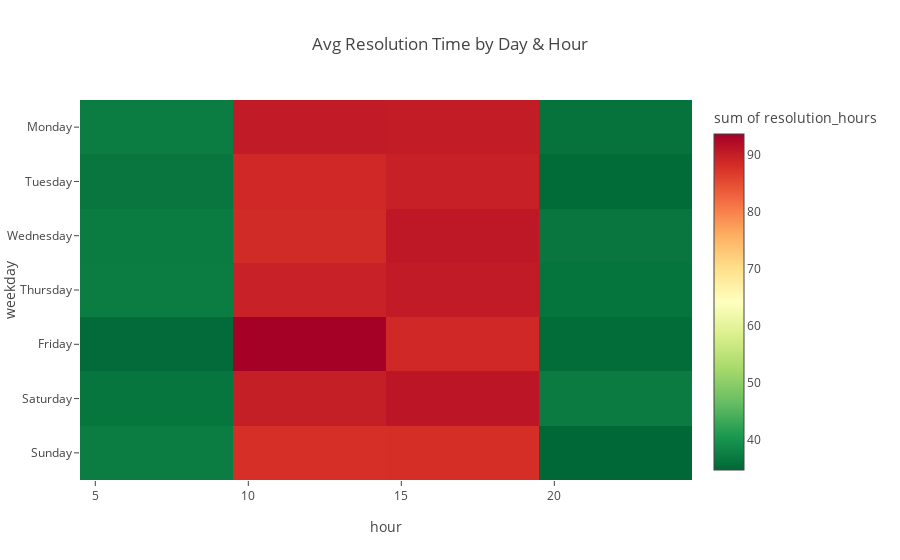

Here is the notebook cell this chart was saved with:
### Code cell
# When are tickets taking the longest to resolve?
support_tickets["weekday"] = support_tickets["created_at"].dt.day_name()
support_tickets["hour"] = support_tickets["created_at"].dt.hour

heatmap_data = (
    support_tickets
    .groupby(["weekday", "hour"])["resolution_hours"]
    .mean()
    .reset_index()
)

weekday_order = [
    "Monday", "Tuesday", "Wednesday",
    "Thursday", "Friday", "Saturday", "Sunday"
]

fig = px.density_heatmap(
    heatmap_data,
    x="hour",
    y="weekday",
    z="resolution_hours",
    category_orders={"weekday": weekday_order},
    color_continuous_scale="RdYlGn_r",
    title="Avg Resolution Time by Day & Hour"
)

fig.show()

### Figure 1 — Plotly figure (JSON) as saved in the notebook; plotly's stock layout.template omitted (floating-point values rounded to 4 significant figures)
{"data": [{"coloraxis": "coloraxis", "histfunc": "sum", "hovertemplate": "hour=%{x}<br>weekday=%{y}<br>sum of resolution_hours=%{z}<extra></extra>", "name": "", "type": "histogram2d", "x": [8, 9, 10, 11, 12, 13, 14, 15, 16, 17, 18, 19, 20, 21, 8, 9, 10, 11, 12, 13, 14, 15, 16, 17, 18, 19, 20, 21, 8, 9, 10, 11, 12, 13, 14, 15, 16, 17, 18, 19, 20, 21, 8, 9, 10, 11, 12, 13, 14, 15, 16, 17, 18, 19, 20, 21, 8, 9, 10, 11, 12, 13, 14, 15, 16, 17, 18, 19, 20, 21, 8, 9, 10, 11, 12, 13, 14, 15, 16, 17, 18, 19, 20, 21, 8, 9, 10, 11, 12, 13, 14, 15, 16, 17, 18, 19, 20, 21], "xaxis": "x", "xbingroup": "x", "y": ["Friday", "Friday", "Friday", "Friday", "Friday", "Friday", "Friday", "Friday", "Friday", "Friday", "Friday", "Friday", "Friday", "Friday", "Monday", "Monday", "Monday", "Monday", "Monday", "Monday", "Monday", "Monday", "Monday", "Monday", "Monday", "Monday", "Monday", "Monday", "Saturday", "Saturday", "Saturday", "Saturday", "Saturday", "Saturday", "Saturday", "Saturday", "Saturday", "Saturday", "Saturday", "Saturday", "Saturday", "Saturday", "Sunday", "Sunday", "Sunday", "Sunday", "Sunday", "Sunday", "Sunday", "Sunday", "Sunday", "Sunday", "Sunday", "Sunday", "Sunday", "Sunday", "Thursday", "Thursday", "Thursday", "Thursday", "Thursday", "Thursday", "Thursday", "Thursday", "Thursday", "Thursday", "Thursday", "Thursday", "Thursday", "Thursday", "Tuesday", "Tuesday", "Tuesday", "Tuesday", "Tuesday", "Tuesday", "Tuesday", "Tuesday", "Tuesday", "Tuesday", "Tuesday", "Tuesday", "Tuesday", "Tuesday", "Wednesday", "Wednesday", "Wednesday", "Wednesday", "Wednesday", "Wednesday", "Wednesday", "Wednesday", "Wednesday", "Wednesday", "Wednesday", "Wednesday", "Wednesday", "Wednesday"], "yaxis": "y", "ybingroup": "y", "z": [18.4, 16.61, 19.29, 19.09, 18.92, 17.96, 18.47, 16.26, 18.34, 18.3, 18.08, 17.79, 18.14, 17.06, 18.6, 18.63, 18.38, 18.09, 19.02, 16.99, 17.9, 18.14, 17.46, 17.52, 19.41, 17.76, 17.32, 18.67, 18.75, 17.43, 16.95, 18.14, 17.79, 18.24, 18.96, 18.82, 18.21, 17.9, 18.19, 17.99, 19.84, 17.19, 18.75, 18.41, 16.95, 17.11, 18.04, 17.91, 17.96, 18.13, 18.55, 16.97, 16.13, 18.3, 17.78, 16.85, 18.71, 18.54, 17.71, 16.89, 19.45, 17.43, 18.16, 16.59, 19.26, 18.12, 17.87, 18.62, 18.01, 18.09, 18.89, 17.48, 18.73, 18.21, 17.09, 17.16, 17.6, 17.31, 16.97, 18.12, 18.09, 19.27, 16.77, 18.35, 18.56, 18.41, 16.8, 17.14, 17.8, 17.59, 19.18, 19.03, 17.29, 17.75, 17.85, 18.92, 18.58, 17.78]}], "layout": {"coloraxis": {"colorbar": {"title": {"text": "sum of resolution_hours"}}, "colorscale": [[0, "rgb(0,104,55)"], [0.1, "rgb(26,152,80)"], [0.2, "rgb(102,189,99)"], [0.3, "rgb(166,217,106)"], [0.4, "rgb(217,239,139)"], [0.5, "rgb(255,255,191)"], [0.6, "rgb(254,224,139)"], [0.7, "rgb(253,174,97)"], [0.8, "rgb(244,109,67)"], [0.9, "rgb(215,48,39)"], [1, "rgb(165,0,38)"]]}, "legend": {"tracegroupgap": 0}, "title": {"text": "Avg Resolution Time by Day & Hour"}, "xaxis": {"anchor": "y", "domain": [0, 1], "title": {"text": "hour"}}, "yaxis": {"anchor": "x", "categoryarray": ["Sunday", "Saturday", "Friday", "Thursday", "Wednesday", "Tuesday", "Monday"], "categoryorder": "array", "domain": [0, 1], "title": {"text": "weekday"}}}}
